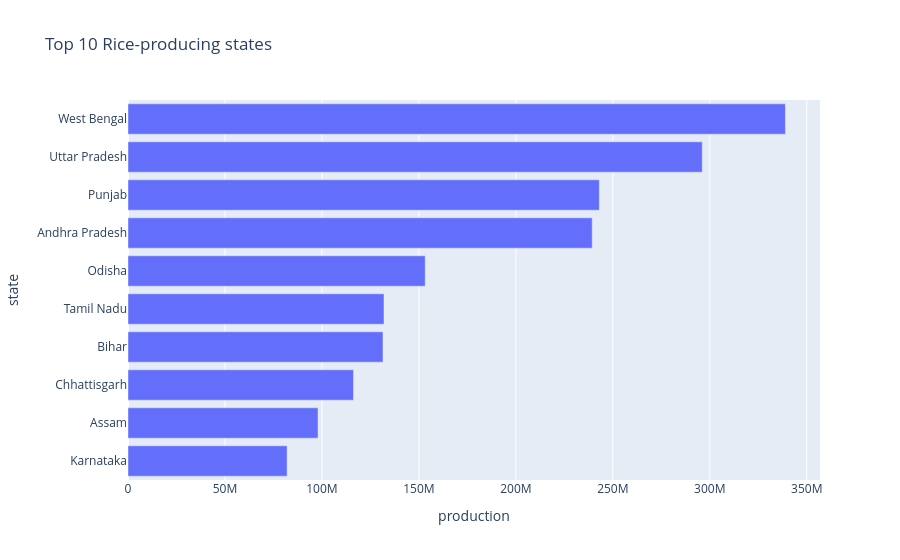

Notebook cell for this chart:
### Code cell
# --- Cell 3: Top 10 producing states for a crop ---
CROP = "Rice"   # change to Wheat, Maize, Sugarcane ...
top = crop[crop.crop == CROP].groupby("state")["production"].sum().nlargest(10).reset_index()
px.bar(top, x="production", y="state", orientation="h", title=f"Top 10 {CROP}-producing states") \
  .update_layout(yaxis={"categoryorder": "total ascending"})

### Figure 1 — Plotly figure (JSON) as saved in the notebook; plotly's stock layout.template omitted (floating-point values rounded to 4 significant figures)
{"data": [{"hovertemplate": "production=%{x}<br>state=%{y}<extra></extra>", "legendgroup": "", "marker": {"color": "#636efa", "pattern": {"shape": ""}}, "name": "", "orientation": "h", "showlegend": false, "textposition": "auto", "type": "bar", "x": [339000000.0, 296100000.0, 243000000.0, 239400000.0, 153300000.0, 132000000.0, 131500000.0, 116300000.0, 97990000.0, 82050000.0], "xaxis": "x", "y": ["West Bengal", "Uttar Pradesh", "Punjab", "Andhra Pradesh", "Odisha", "Tamil Nadu", "Bihar", "Chhattisgarh", "Assam", "Karnataka"], "yaxis": "y"}], "layout": {"barmode": "relative", "legend": {"tracegroupgap": 0}, "title": {"text": "Top 10 Rice-producing states"}, "xaxis": {"anchor": "y", "domain": [0.0, 1.0], "title": {"text": "production"}}, "yaxis": {"anchor": "x", "categoryorder": "total ascending", "domain": [0.0, 1.0], "title": {"text": "state"}}}}
